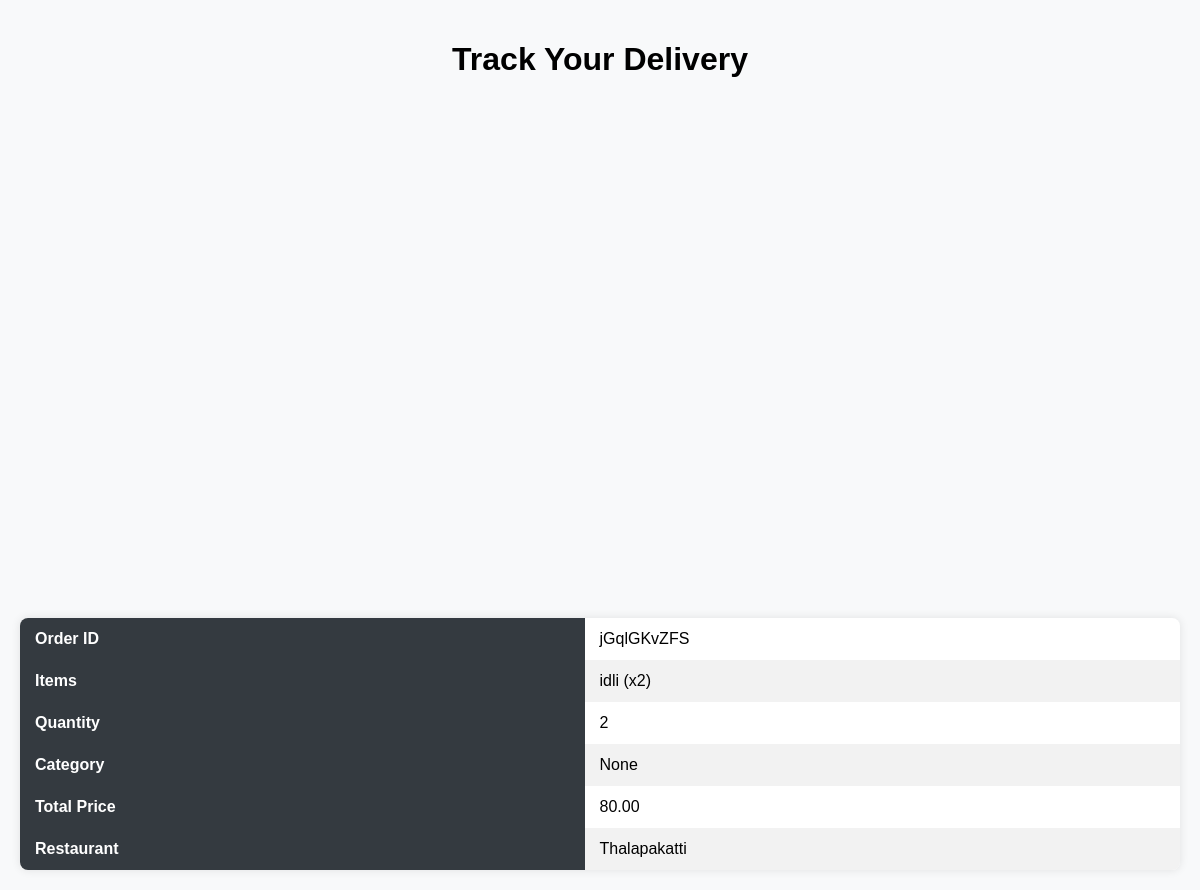
The page /track_delivery/33/ (signed in) on the database its author committed.
### customer/models.py (models this page shows, shortened)
class Order(models.Model):
    customer = models.ForeignKey(customerUser, on_delete=models.CASCADE, related_name='orders')
    item = models.CharField(max_length=100)
    quantity = models.IntegerField()
    category = models.CharField(max_length=100)
    sum_of_price = models.DecimalField(max_digits=10, decimal_places=2)
    order_no = models.CharField(max_length=20, unique=True)
    status = models.CharField(max_length=20, choices=[
        ('PENDING', 'Pending'),
        ('CONFIRMED', 'Confirmed'),
        ('OUT_FOR_DELIVERY', 'Out for Delivery'),
        ('DELIVERED', 'Delivered'),
        ('CANCELLED', 'Cancelled')
    ], default='PENDING')
    delivery_person = models.CharField(max_length=100, null=True, blank=True)
    restaurant_name = models.CharField(max_length=100)
    comments = models.TextField(null=True, blank=True)
    date_time = models.DateTimeField(auto_now_add=True)

### delivery/views.py (the view)
# urls.py: path('track_delivery/', customerviews.track_delivery, name='track_delivery'),
@login_required
def track_delivery(request, order_id):
    order = get_object_or_404(Order, id=order_id)
    customer = order.customer
    try:
        restaurant = restaurantUser.objects.get(restaurantName=order.restaurant_name)
    except restaurantUser.DoesNotExist:
        messages.error(request, "Restaurant user does not exist.")
        return redirect('home')
    delivery_person = order.delivery_person
    context = {
        'order': order,
        'customer_latitude': customer.latitude,
        'customer_longitude': customer.longitude,
        'restaurant_latitude': restaurant.latitude,
        'restaurant_longitude': restaurant.longitude
    }
    return render(request, 'home/track_delivery.html', context)

### ordering/templates/home/track_delivery.html (shortened to what this page needs)
<!DOCTYPE html>
<html lang="en">
<head>
</head>
<body>
    <h1>Track Your Delivery</h1>
    <div id="map"></div>
    <div class="order-details">
        <table>
            <tr>
                <th>Order ID</th>
                <td>{{ order.order_no }}</td>
            </tr>
            <tr>
                <th>Items</th>
                <td>{{ order.item }}</td>
            </tr>
            <tr>
                <th>Quantity</th>
                <td>{{ order.quantity }}</td>
            </tr>
            <tr>
                <th>Category</th>
                <td>{{ order.category }}</td>
            </tr>
            <tr>
                <th>Total Price</th>
                <td>{{ order.sum_of_price }}</td>
            </tr>
            <tr>
                <th>Restaurant</th>
                <td>{{ order.restaurant_name }}</td>
            </tr>
        </table>
    </div>
</body>
</html>

### ordering/templates/home/track_delivery.html (style rules this page uses)
body { font-family: Arial, sans-serif; margin: 0; padding: 20px; background-color: #f8f9fa; }
h1 { text-align: center; margin-bottom: 20px; }
#map { height: 500px; width: 100%; margin-bottom: 20px; }
.order-details { background-color: #ffffff; border-radius: 8px; box-shadow: 0 0 10px rgba(0, 0, 0, 0.1); overflow: hidden; }
.order-details table { width: 100%; border-collapse: collapse; margin: 0; }
.order-details th, .order-details td { padding: 12px 15px; text-align: left; }
.order-details th { background-color: #343a40; color: #ffffff; }
.order-details tr:nth-child(even) { background-color: #f2f2f2; }

### rows shown on the page
Order: order_no "jGqlGKvZFS", item "idli (x2)", quantity "2", category "None", sum_of_price "80.00", restaurant_name "Thalapakatti"
